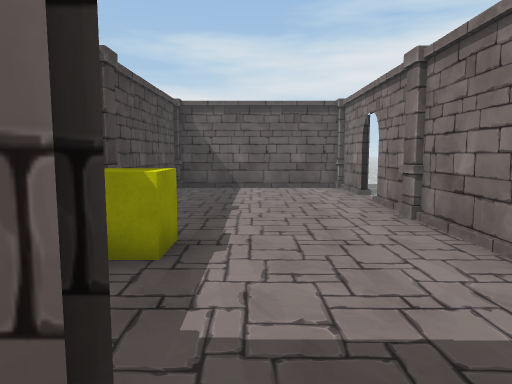
view 1 (above)

15 first-person views from a walk through a Unity game level. The camera is 1.2 m above the floor, tilts 6° down and sees 70° across. The floor is counted in squares, 1 m on a side. Each view is taken from the middle of a square. On the plan, view 1 faces up. The plan holds only what a view shows up to about 15 squares ahead; the rest is blank. The place goes on beyond the plan. The player is left out. Some animated figures are not drawn. Some surface patterns are stand-ins.

view 2
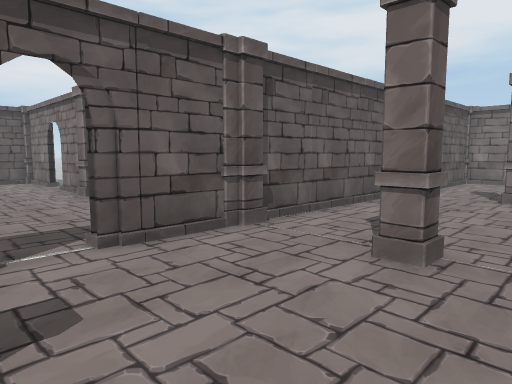

view 3
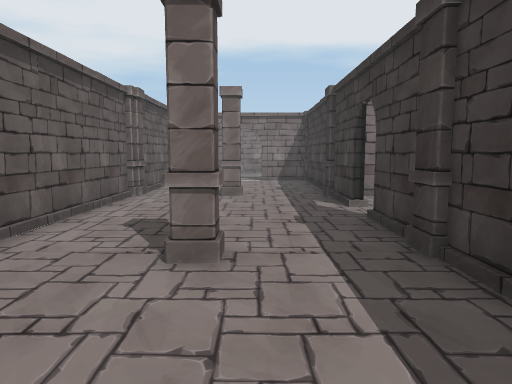

view 4
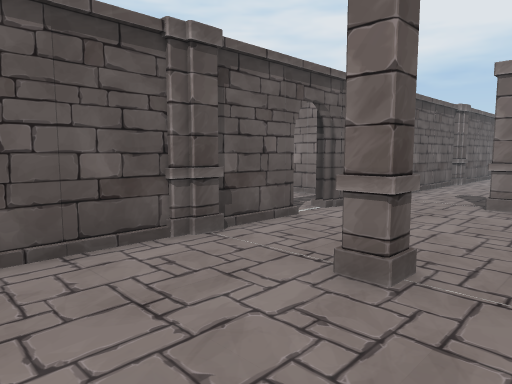

view 5
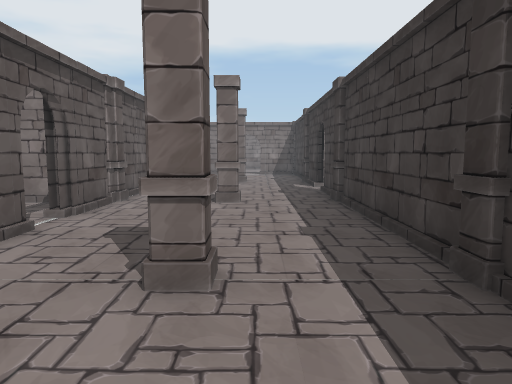

view 6
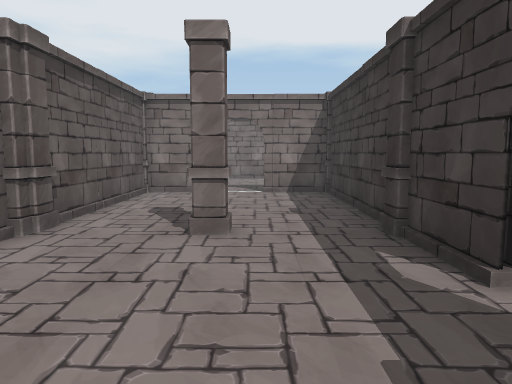

view 7
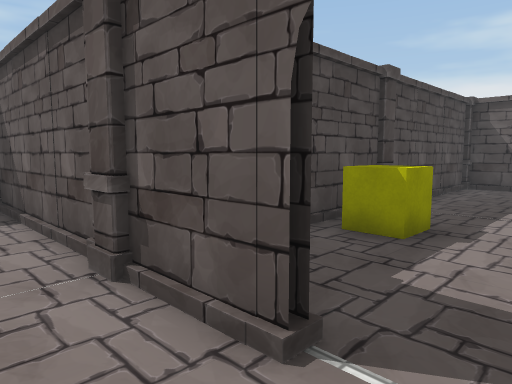

view 8
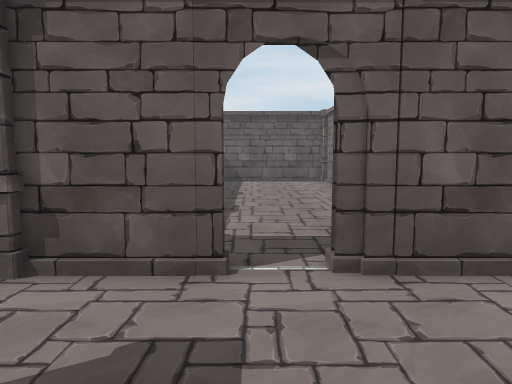

view 9
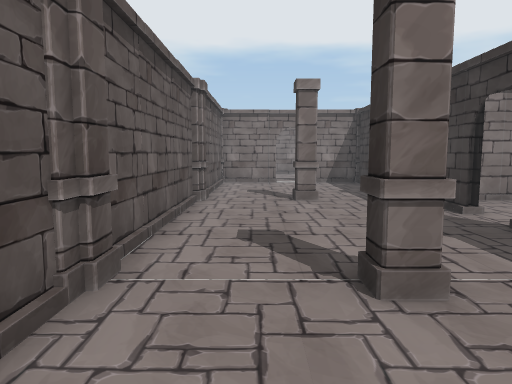

view 10
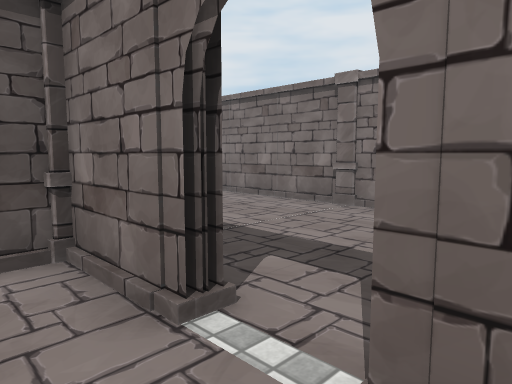

view 11
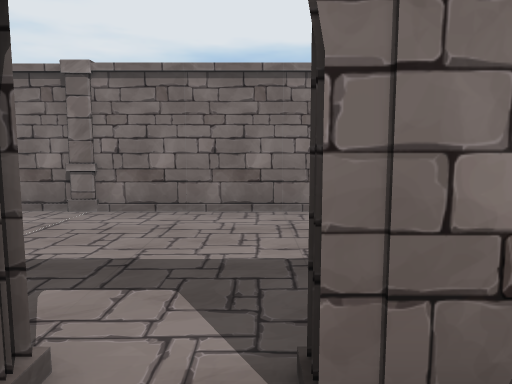

view 12
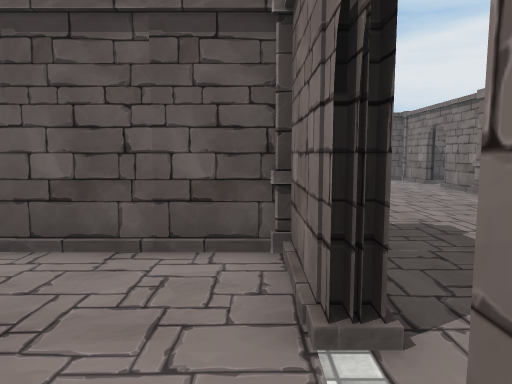

view 13
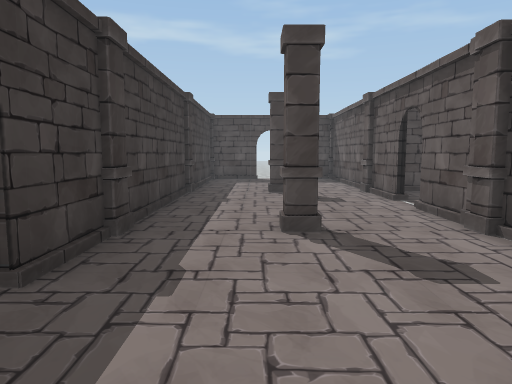

view 14
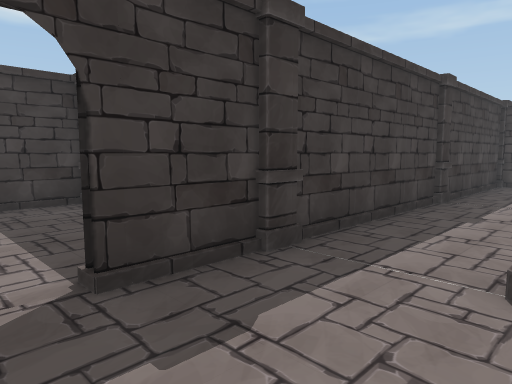

view 15
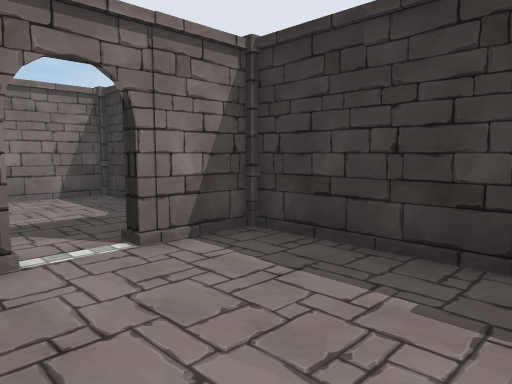

### Floor plan
Points are (right, up) in squares from view 1. A wall is a line through its corners. A room is listed if a view was taken in it or the views show most of it. See-through windows are left out.
Room 1 (views 1, 2, 3, 4, 5, 6, 7, 8, 9, 10, 11, 12, 13, 14, 15)
walls: (2.6, 0.6) (0.8, 0.6); (3, 2.1) (3, 6.5); (-0.2, 0.6) (-1.6, 0.6); (8.5, 0.6) (4.4, 0.6); (-2.8, 2.4) (-2.8, 1.8); (3.5, -5.2) (5.9, -5.2); (-3.4, 0.6) (-6.5, 0.6); (3, 7.5) (3, 9.1); (7.1, -5.2) (14.5, -5.2); (-2.4, -5.2) (2.5, -5.2); (3, 10.5) (3, 12.5); (-6.5, -5.2) (-3.4, -5.2); (14.6, 0.6) (10.4, 0.6); (2.5, 12.9) (-2.5, 12.9); (15.4, -1.9) (15.4, 0.4); (-2.8, 12.5) (-2.8, 4.1); (15.4, -5.2) (15.4, -3.1)
ways out: opening at (3, 10); opening at (16, -3); gap at (1, 1); gap at (16, -2)
objects: pillar (-3, -2) to (-2, -2); pillar (-3, 1); pillar (-2, 1); yellow cube (-2, 4) to (-1, 5); pillar (3, -2); pillar (3, 1); pillar (9, -2) to (10, -2); pillar (10, -5); pillar (10, 0) to (10, 1)

Where each view was taken, in squares from view 1:
view 1: 0 up, 0 right, facing up
view 2: 4 down, 1 left, facing up-right
view 3: 3 down, 1 left, facing right
view 4: 4 down, 6 left, facing up-right
view 5: 3 down, 6 left, facing right
view 6: 3 down, 4 right, facing right
view 7: 1 down, 1 right, facing up-left
view 8: 3 down, 0 right, facing up
view 9: 1 down, 0 right, facing right
view 10: 4 down, 14 right, facing up-right
view 11: 3 down, 14 right, facing right
view 12: 4 down, 15 right, facing up
view 13: 3 down, 9 right, facing left
view 14: 2 down, 7 right, facing down-left
view 15: 1 down, 11 right, facing down-right
